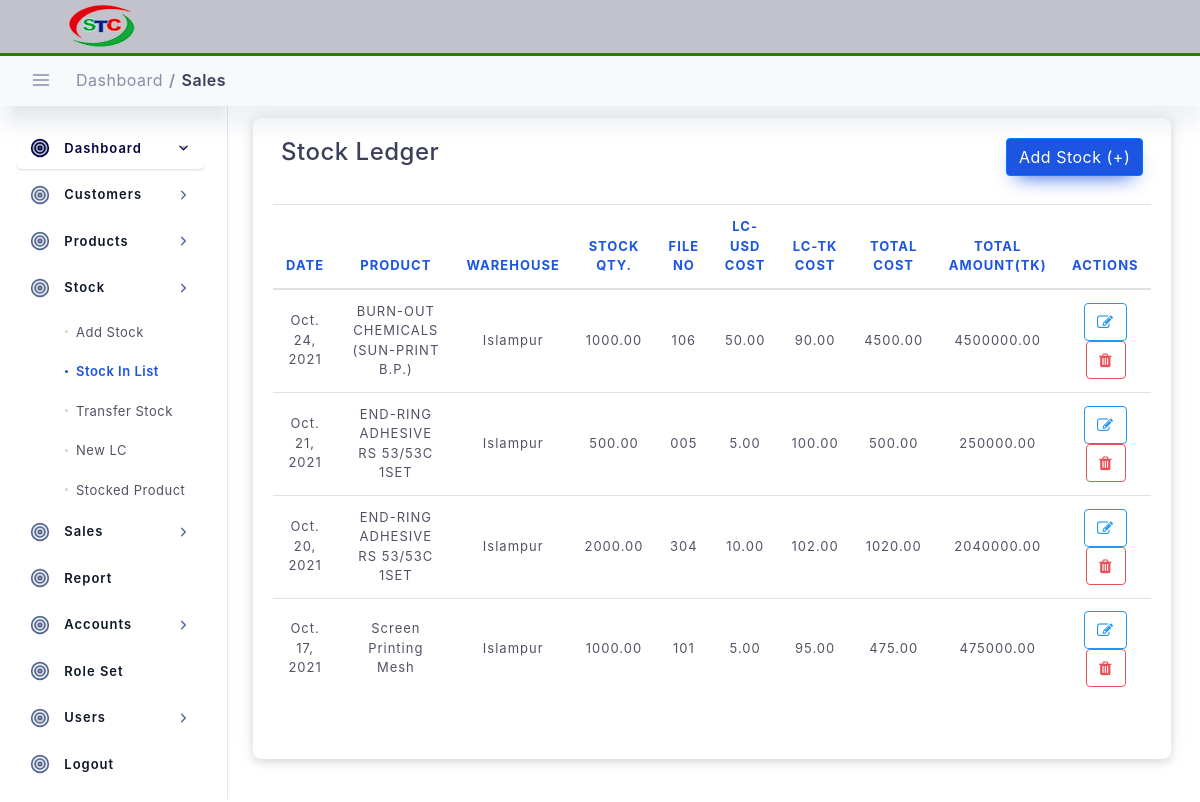
The app's page /stock/stock-in-list (signed in) with its own data.
### stock/models.py (models this page shows, shortened)
class Stock(models.Model):
    transaction_no = models.CharField(max_length=100, primary_key=True, default=transaction_no)
    created_at = models.DateTimeField(blank=True, null=True, auto_now_add=True)
    updated_at = models.DateTimeField(blank=True, null=True, auto_now=True)
    stock_in_date = models.DateField(blank=True, null=True)
    product = models.ForeignKey(Products, on_delete=models.DO_NOTHING, )
    warehouse = models.ForeignKey(Warehouse, on_delete=models.DO_NOTHING, )
    quantity = models.DecimalField(max_digits=20, decimal_places=2)
    file_no = models.CharField(max_length=100)
    lc_per_dollar_cost_tk = models.DecimalField(max_digits=20, decimal_places=2)
    lc_unit_cost_usd = models.DecimalField(max_digits=20, decimal_places=2)
    lc_unit_cost_tk = models.DecimalField(max_digits=20, decimal_places=2)
    total_amount_tk = models.DecimalField(max_digits=20, decimal_places=2)
    author = models.ForeignKey(User, on_delete=models.DO_NOTHING, )
    is_active = models.BooleanField(default=True)
    class Meta:
        unique_together = (('stock_in_date', 'file_no', 'product'),)

### setup_data/models.py (models this page shows)
class Products(models.Model):
    created_at = models.DateTimeField(blank=True, null=True, auto_now_add=True)
    updated_at = models.DateTimeField(blank=True, null=True, auto_now=True)
    product_name = models.CharField(max_length=100, )
    packing = models.CharField(max_length=20, blank=True, null=True)
    price = models.DecimalField(max_digits=20, decimal_places=2)
    author = models.ForeignKey(User, on_delete=models.DO_NOTHING, )
    category = models.ForeignKey(Category, on_delete=models.DO_NOTHING, )
    origin = models.ForeignKey(Origin, on_delete=models.DO_NOTHING, )
    is_active = models.BooleanField(default=True)
    def __str__(self):
        return self.product_name

class Warehouse(models.Model):
    created_at = models.DateTimeField(blank=True, null=True, auto_now_add=True)
    updated_at = models.DateTimeField(blank=True, null=True, auto_now=True)
    warehouse_name = models.CharField(max_length=100)
    author = models.ForeignKey(User, on_delete=models.DO_NOTHING, )
    is_active = models.BooleanField(default=True)
    def __str__(self):
        return self.warehouse_name

### stock/views.py (the view)
# urls.py: path('stock-in-list', views.StockInListView.as_view(), name="stock-in-list"),
class StockInListView(LoginRequiredMixin, ListView, ):
    model = Stock  # Model I want to Covert to List
    template_name = 'stock/stock_in_list.html'  # Template Name
    context_object_name = 'stocks'  # Change default name of objectList
    ordering = ['-stock_in_date', '-updated_at']  # Ordering post LIFO
    paginate_by = 10  # number of page I want to show in single page
    def get_context_data(self, **kwargs):
        context = super().get_context_data(**kwargs)
        context["title"] = "Stock In List"
        context["nav_bar"] = "stock_in_list"
        context['stock_list'] = self.model.objects.all()
        return context

### templates/stock/stock_in_list.html (shortened to what this page needs)
{% extends "main/base.html" %}
{% load static %}
{% block content %}
<div class="col-lg-12 p-4">
    <div class="statbox widget box box-shadow">
        <div class="widget-header">
            <div class="row pb-4">
                <div class="mb-1 col-lg-8">
                    <h4>Stock Ledger</h4>
                </div>
                <div class="mb-1 col-lg-4">
                    <a href="{% url 'add-stock' %}" class="btn btn-primary float-right">Add Stock (+)</a>
                </div>
            </div>
        </div>
        <div class="scrollme">
            <table class="table table-hover" id="dataTable">
                <thead>
                <tr>
                    <th class="text-center">Date</th>
                    <th class="text-center">Product</th>
                    <th class="text-center">Warehouse</th>
                    <th class="text-center">Stock Qty.</th>
                    <th class="text-center">File No</th>
                    <th class="text-center">LC-USD Cost</th>
                    <th class="text-center">LC-TK Cost</th>
                    <th class="text-center">Total Cost</th>
                    <th class="text-center">Total Amount(TK)</th>
                    <th class="text-center">Actions</th>
                </tr>
                </thead>
                <tbody>
                {% for stock in stocks %}
                <tr>
                    <td class="text-center">{{stock.stock_in_date}}</td>
                    <td class="text-center">{{stock.product}}</td>
                    <td class="text-center">{{stock.warehouse}}</td>
                    <td class="text-center">{{stock.quantity}}</td>
                    <td class="text-center">{{stock.file_no}}</td>
                    <td class="text-center">{{stock.lc_unit_cost_usd}}</td>
                    <td class="text-center">{{stock.lc_per_dollar_cost_tk}}</td>
                    <td class="text-center">{{stock.lc_unit_cost_tk}}</td>
                    <td class="text-center">{{stock.total_amount_tk}}</td>
                    <td class="text-center">
                        <a href="#" class="btn btn-outline-info"><i class="fa fa-edit"></i></a>
                        <a href="#" class="btn btn-outline-danger"><i class="fa fa-trash"></i></a>
                    </td>
                </tr>
                {% endfor %}
                </tbody>
            </table>
            <div class="d-flex justify-content-center">
            </div>
        </div>
    </div>
</div>
{% endblock content %}

### static/assets/css/dashboard/dash_1.css (style rules this page uses)
.widget { position: relative; padding: 20px; border-radius: 8px; border: none; background: #fff; -webkit-box-shadow: 0 4px 6px 0 rgba(85, 85, 85, 0.08), 0 1px 20px 0 rgba(0, 0, 0, 0.07), 0px 1px 11px 0px rgba(0, 0, 0, 0.07); -moz-box-shadow: 0 4px 6px 0 rgba(85, 85, 85, 0.08), 0 1px 20px 0 rgba(0, 0, 0, 0.07), 0px 1px 11px 0px rgba(0, 0, 0, 0.07); box-shadow: 0 4px 6px 0 rgba(85, 85, 85, 0.08), 0 1px 20px 0 rgba(0, 0, 0, 0.07), 0px 1px 11px 0px rgba(0, 0, 0, 0.07); }

### static/assets/css/main.css (style rules this page uses)
html { min-height: 100% }
body { color: #888ea8; height: 100%; font-size: 0.875rem; background: #f1f2f3; overflow-x: hidden; overflow-y: auto; letter-spacing: 0.0312rem; font-family: 'Nunito', sans-serif; }
h1, h2, h3, h4, h5, h6 { color: #3b3f5c; }
a { color: #515365; outline: none; }
.btn { padding: 0.4375rem 1.25rem; text-shadow: none; font-size: 14px; color: #3b3f5c; font-weight: normal; white-space: normal; word-wrap: break-word; transition: .2s ease-out; touch-action: manipulation; cursor: pointer; background-color: #f1f2f3; box-shadow: 0px 5px 20px 0 rgba(0, 0, 0, 0.1); will-change: opacity, transform; transition: all 0.3s ease-out; -webkit-transition: all 0.3s ease-out; }
.btn-primary { color: #fff !important; background-color: #1b55e2!important; border-color: #1b55e2; box-shadow: 0 10px 20px -10px #1b55e2; }
.btn-outline-info { border: 1px solid #2196f3 !important; color: #2196f3 !important; background-color: transparent; box-shadow: none; }
.btn-outline-danger { border: 1px solid #e7515a !important; color: #e7515a !important; background-color: transparent; box-shadow: none; }
.table > tbody > tr > td { vertical-align: middle; color: #515365; font-size: 13px; letter-spacing: 1px; }
.table > thead > tr > th { color: #1b55e2; font-weight: 700; font-size: 13px; letter-spacing: 1px; text-transform: uppercase; }
.table thead th { vertical-align: bottom; border-bottom: none; }

### static/assets/css/structure.css (style rules this page uses)
html { min-height: 100% }
body { color: #888ea8; height: 100%; font-size: 0.875rem; background: ##f1f2f3; overflow-x: hidden; overflow-y: auto; letter-spacing: 0.0312rem; font-family: 'Nunito', sans-serif; }
h1, h2, h3, h4, h5, h6 { color: #3b3f5c; }
.widget { padding: 0; margin-top: 0; margin-bottom: 0; border-radius: 6px; -webkit-box-shadow: 0 4px 6px 0 rgba(85, 85, 85, 0.08), 0 1px 20px 0 rgba(0, 0, 0, 0.07), 0px 1px 11px 0px rgba(0, 0, 0, 0.07); -moz-box-shadow: 0 4px 6px 0 rgba(85, 85, 85, 0.08), 0 1px 20px 0 rgba(0, 0, 0, 0.07), 0px 1px 11px 0px rgba(0, 0, 0, 0.07); box-shadow: 0 4px 6px 0 rgba(85, 85, 85, 0.08), 0 1px 20px 0 rgba(0, 0, 0, 0.07), 0px 1px 11px 0px rgba(0, 0, 0, 0.07); }
.widget.box .widget-header { background: #fff; padding: 0px 8px 0px; border-top-right-radius: 6px; border-top-left-radius: 6px; }
.widget .widget-header { border-bottom: 0px solid #f1f2f3; }
.widget .widget-header:before, .widget .widget-header:after { display: table; content: ""; line-height: 0 }
.widget .widget-header:after { clear: both }

### records on screen
Stock: stock_in_date "Oct. 24, 2021", product "BURN-OUT CHEMICALS (SUN-PRINT B.P.)", warehouse "Islampur", quantity "1000.00", file_no "106", lc_unit_cost_usd "50.00", lc_per_dollar_cost_tk "90.00", lc_unit_cost_tk "4500.00", total_amount_tk "4500000.00"
Stock: stock_in_date "Oct. 21, 2021", product "END-RING ADHESIVE RS 53/53C 1SET", warehouse "Islampur", quantity "500.00", file_no "005", lc_unit_cost_usd "5.00", lc_per_dollar_cost_tk "100.00", lc_unit_cost_tk "500.00", total_amount_tk "250000.00"
Stock: stock_in_date "Oct. 20, 2021", product "END-RING ADHESIVE RS 53/53C 1SET", warehouse "Islampur", quantity "2000.00", file_no "304", lc_unit_cost_usd "10.00", lc_per_dollar_cost_tk "102.00", lc_unit_cost_tk "1020.00", total_amount_tk "2040000.00"
Stock: stock_in_date "Oct. 17, 2021", product "Screen Printing Mesh", warehouse "Islampur", quantity "1000.00", file_no "101", lc_unit_cost_usd "5.00", lc_per_dollar_cost_tk "95.00", lc_unit_cost_tk "475.00", total_amount_tk "475000.00"
